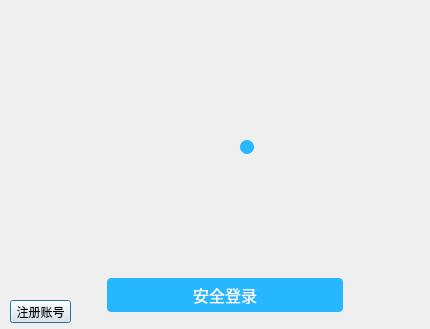
<?xml version="1.0" encoding="UTF-8"?>
<ui version="4.0">
 <class>LoginWindow</class>
 <widget class="QDialog" name="LoginWindow">
  <property name="geometry">
   <rect>
    <x>0</x>
    <y>0</y>
    <width>430</width>
    <height>329</height>
   </rect>
  </property>
  <property name="layoutDirection">
   <enum>Qt::LeftToRight</enum>
  </property>
  <property name="autoFillBackground">
   <bool>false</bool>
  </property>
  <property name="styleSheet">
   <string notr="true"/>
  </property>
  <widget class="QLabel" name="label">
   <property name="geometry">
    <rect>
     <x>2</x>
     <y>0</y>
     <width>429</width>
     <height>127</height>
    </rect>
   </property>
   <property name="styleSheet">
    <string notr="true"/>
   </property>
   <property name="text">
    <string/>
   </property>
  </widget>
  <widget class="QLabel" name="labelFace">
   <property name="geometry">
    <rect>
     <x>189</x>
     <y>90</y>
     <width>65</width>
     <height>65</height>
    </rect>
   </property>
   <property name="styleSheet">
    <string notr="true">background-color: rgba(255, 255, 224, 0);</string>
   </property>
   <property name="text">
    <string/>
   </property>
  </widget>
  <widget class="QPushButton" name="registerButton">
   <property name="geometry">
    <rect>
     <x>10</x>
     <y>300</y>
     <width>61</width>
     <height>23</height>
    </rect>
   </property>
   <property name="cursor">
    <cursorShape>PointingHandCursor</cursorShape>
   </property>
   <property name="styleSheet">
    <string notr="true"/>
   </property>
   <property name="text">
    <string>注册账号</string>
   </property>
  </widget>
  <widget class="QPushButton" name="loginButton">
   <property name="geometry">
    <rect>
     <x>107</x>
     <y>278</y>
     <width>236</width>
     <height>34</height>
    </rect>
   </property>
   <property name="font">
    <font>
     <family>新宋体</family>
     <pointsize>12</pointsize>
     <weight>50</weight>
     <italic>false</italic>
     <bold>false</bold>
    </font>
   </property>
   <property name="styleSheet">
    <string notr="true">color: rgb(255, 255, 255);
background-color: rgb(39, 183, 255);
font: 12pt &quot;新宋体&quot;;
border:none;
border-radius:4px;</string>
   </property>
   <property name="text">
    <string>安全登录</string>
   </property>
  </widget>
  <widget class="QPushButton" name="status">
   <property name="geometry">
    <rect>
     <x>240</x>
     <y>140</y>
     <width>14</width>
     <height>14</height>
    </rect>
   </property>
   <property name="styleSheet">
    <string notr="true">background-color: rgb(39, 183, 255);
border-radius:7;</string>
   </property>
   <property name="text">
    <string/>
   </property>
  </widget>
 </widget>
 <resources/>
 <connections/>
</ui>
